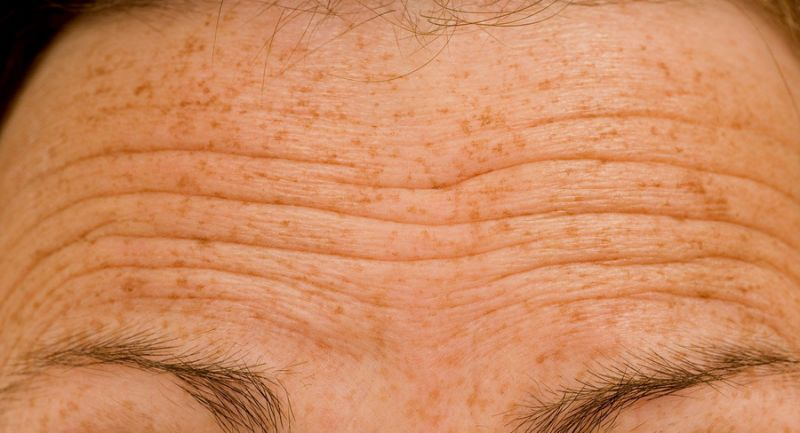
#> input picture wrinkles_and_crows_feet_detection/test_image.jpg, 800 x 433 px
$ python -i skin_tone_estimator.py   (imports and definitions only)
#> lines starting #> are read from the running program, lines starting #| are printed output that depends on the picture; after the words box and inside, x2 and y2 are one past the last pixel; in counts of white or black regions, pixels touching at a corner belong together
import cv2
import numpy as np

HSV_MAX = 170
YCRCB_MIN_1 = 130
YCRCB_MAX_1 = 170
YCRCB_MIN_2 = 90
YCRCB_MAX_2 = 130


def _segment_otsu(image_grayscale, img_BGR):
    threshold_value, threshold_image = cv2.threshold(image_grayscale, 0, 255,cv2.THRESH_BINARY_INV+cv2.THRESH_OTSU)
    threshold_image_binary = 1- threshold_image/255
    threshold_image_binary = np.repeat(threshold_image_binary[:, :, np.newaxis], 3, axis=2)
    img_skin_only = np.multiply(threshold_image_binary, img_BGR)
    img_skin_only = np.array(img_skin_only, dtype=np.uint8)
    return img_skin_only

def get_skin_tone_RGB(img):
    img_grayscale = cv2.cvtColor(img, cv2.COLOR_BGR2GRAY)
    img_skin_only = _segment_otsu(img_grayscale, img)
    img_HSV = cv2.cvtColor(img_skin_only, cv2.COLOR_BGR2HSV)
    img_YCrCb = cv2.cvtColor(img_skin_only, cv2.COLOR_BGR2YCrCb)
    blue = []
    green = []
    red = []
    height, width, channels = img_skin_only.shape
    for i in range (height):
        for j in range (width):
            if((img_HSV.item(i, j, 0) <= HSV_MAX) and (YCRCB_MIN_1 <= img_YCrCb.item(i, j, 1) <= YCRCB_MAX_1) and (YCRCB_MIN_2 <= img_YCrCb.item(i, j, 2) <= YCRCB_MAX_2)):
                blue.append(img_skin_only[i, j].item(0))
                green.append(img_skin_only[i, j].item(1))
                red.append(img_skin_only[i, j].item(2))
    skin_tone_estimate_BGR = [np.mean(blue), np.mean(green), np.mean(red)]
    return (int(round(skin_tone_estimate_BGR[2])), int(round(skin_tone_estimate_BGR[1])), int(round(skin_tone_estimate_BGR[0])))

>>> import cv2
>>> picture = cv2.imread('../wrinkles_and_crows_feet_detection/test_image.jpg')
#> picture is the input picture: shape (433, 800, 3); mean B, G, R 94.7, 137.6, 206
>>> result = get_skin_tone_RGB(picture)
#> in get_skin_tone_RGB, `img_grayscale = cv2.cvtColor(img, cv2.COLOR_BGR2GRAY)`:
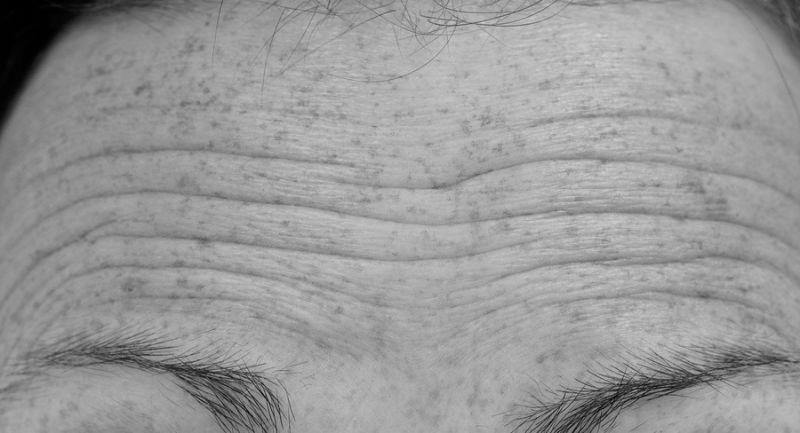
#> img_grayscale: shape (433, 800); min 0, max 211, mean 153.2
#> in _segment_otsu, `threshold_value, threshold_image = cv2.threshold(image_grayscale, 0, 2..`:
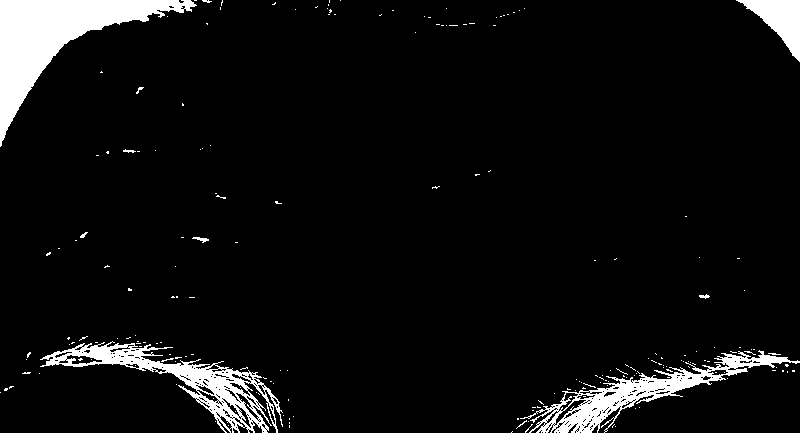
#> threshold_image: shape (433, 800); 6.1% white; 201 white regions (192 under 20 px), largest, box (x1, y1, x2, y2) and area: (0, 0, 197, 147) 8678, (40, 341, 283, 433) 5119, (520, 350, 800, 433) 4830
#> in _segment_otsu, `threshold_value, threshold_image = cv2.threshold(image_grayscale, 0, 2..`: threshold_value = 111
#> in _segment_otsu, `img_skin_only = np.multiply(threshold_image_binary, img_BGR)`:
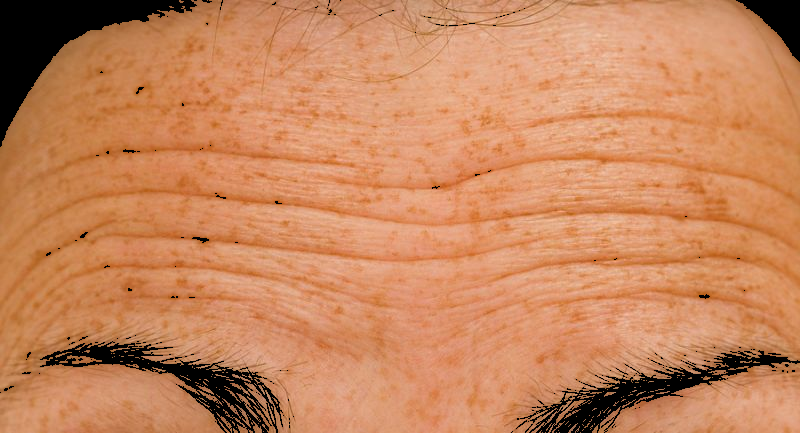
#> img_skin_only: shape (433, 800, 3) float64; mean of channels 0, 1, 2 93.2, 134.3, 200; drawn as B, G, R
#> in get_skin_tone_RGB, `img_HSV = cv2.cvtColor(img_skin_only, cv2.COLOR_BGR2HSV)`: img_HSV: shape (433, 800, 3); mean H, S, V 10.8, 128.7, 200
#> in get_skin_tone_RGB, `img_YCrCb = cv2.cvtColor(img_skin_only, cv2.COLOR_BGR2YCrCb)`: img_YCrCb: shape (433, 800, 3); mean of channels 0, 1, 2 149.3, 164.2, 96.4
#> after the loop in get_skin_tone_RGB, `for i in range (height):`: blue = 244246 items
#> in get_skin_tone_RGB, `skin_tone_estimate_BGR = [np.mean(blue), np.mean(green), np.mean(red)]`: skin_tone_estimate_BGR = [106.8, 147.6, 214.4]
#> result = (214, 148, 107)
